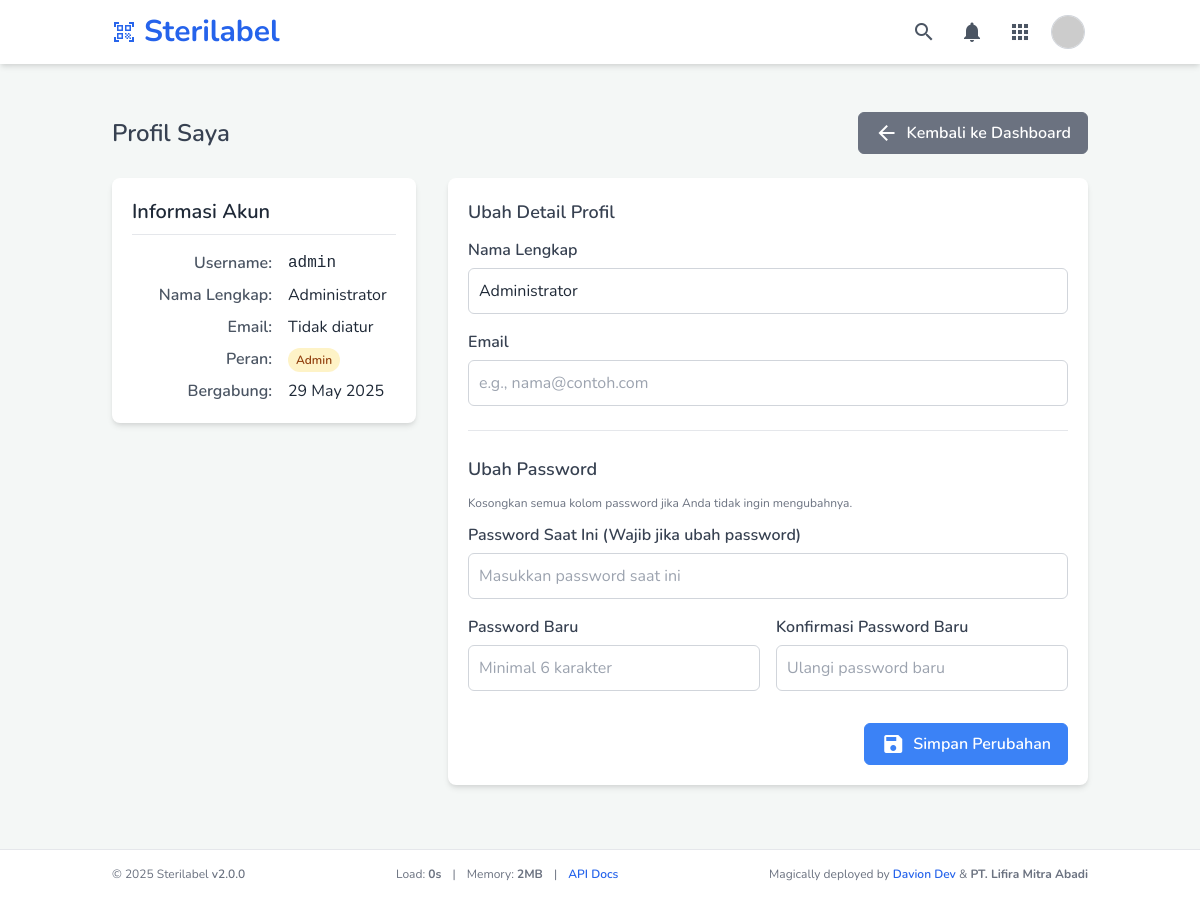
The app's page /profile.php (signed in) with its own data.
### tables this page shows
CREATE TABLE `users` (
  `user_id` int(11) NOT NULL,
  `username` varchar(50) NOT NULL,
  `email` varchar(100) DEFAULT NULL,
  `password_hash` varchar(255) NOT NULL,
  `full_name` varchar(100) DEFAULT NULL,
  `role` enum('admin','staff','supervisor') NOT NULL DEFAULT 'staff',
  `created_at` timestamp NULL DEFAULT current_timestamp()
);

### profile.php (the view, shortened to what this page needs)
<?php
require_once 'header.php';
$currentUserId = $_SESSION['user_id'] ?? null;
$currentUserData = null;
$pageErrorMessage = '';
$conn = connectToDatabase();
if ($conn) {
    $sql = "SELECT user_id, username, full_name, email, role, created_at FROM users WHERE user_id = ?";
    if ($stmt = $conn->prepare($sql)) {
        $stmt->bind_param("i", $currentUserId);
        $stmt->execute();
        $result = $stmt->get_result();
        if ($result && $result->num_rows === 1) {
            $currentUserData = $result->fetch_assoc();
        } else {
            $pageErrorMessage = "Gagal memuat data profil pengguna.";
        }
    } else {
        $pageErrorMessage = "Gagal mempersiapkan statement pengambilan data profil: " . $conn->error;
    }
} else {
    $pageErrorMessage = "Koneksi database gagal.";
}
$formData = $_SESSION['form_data_profile'] ?? $currentUserData ?? [];
?>
<main class="container mx-auto px-4 sm:px-6 py-8">
    <div class="flex justify-between items-center mb-6">
        <h2 class="text-2xl font-semibold text-gray-700">Profil Saya</h2>
        <a href="index.php" class="btn btn-secondary">
            <span class="material-icons mr-2">arrow_back</span>Kembali ke Dashboard
        </a>
    </div>
    <?php if (!empty($pageErrorMessage)): ?>
         <div class="alert alert-danger" role="alert">
            <span class="material-icons">error_outline</span>
            <span><?php echo htmlspecialchars($pageErrorMessage); ?></span>
        </div>
    <?php elseif (!empty($formData)): ?>
        <div class="grid grid-cols-1 lg:grid-cols-3 gap-8">
            <div class="lg:col-span-1">
                <div class="card">
                    <h3 class="text-xl font-semibold text-gray-800 mb-4 pb-2 border-b">Informasi Akun</h3>
                    <dl class="detail-grid">
                        <dt>Username:</dt>
                        <dd class="font-mono"><?php echo htmlspecialchars($formData['username'] ?? 'N/A'); ?></dd>
                        <dt>Nama Lengkap:</dt>
                        <dd><?php echo htmlspecialchars($formData['full_name'] ?? 'N/A'); ?></dd>
                        <dt>Email:</dt>
                        <dd><?php echo htmlspecialchars($formData['email'] ?? 'Tidak diatur'); ?></dd>
                        <dt>Peran:</dt>
                        <dd><span class="role-badge role-<?php echo htmlspecialchars($formData['role'] ?? 'staff'); ?>"><?php echo htmlspecialchars($formData['role'] ?? 'N/A'); ?></span></dd>
                        <dt>Bergabung:</dt>
                        <dd><?php echo isset($formData['created_at']) ? (new DateTime($formData['created_at']))->format('d F Y') : 'N/A'; ?></dd>
                    </dl>
                </div>
            </div>
            <div class="lg:col-span-2">
                <div class="card">
                    <form id="updateProfileForm" action="php_scripts/profile_update.php" method="POST">
                        <section class="mb-6">
                            <h4 class="text-lg font-semibold text-gray-700 mb-3">Ubah Detail Profil</h4>
                            <div class="space-y-4">
                                <div>
                                    <label for="fullNameProfile" class="form-label">Nama Lengkap</label>
                                    <input type="text" id="fullNameProfile" name="full_name" class="form-input" required value="<?php echo htmlspecialchars($formData['full_name'] ?? ''); ?>">
                                </div>
                                <div>
                                    <label for="emailProfile" class="form-label">Email</label>
                                    <input type="email" id="emailProfile" name="email" class="form-input" placeholder="e.g., nama@contoh.com" value="<?php echo htmlspecialchars($formData['email'] ?? ''); ?>">
                                </div>
                            </div>
                        </section>
                        <hr class="my-6">
                        <section>
                            <h4 class="text-lg font-semibold text-gray-700 mb-3">Ubah Password</h4>
                            <p class="text-xs text-gray-500 mb-3">Kosongkan semua kolom password jika Anda tidak ingin mengubahnya.</p>
                            <div class="space-y-4">
                                <div>
                                    <label for="currentPassword" class="form-label">Password Saat Ini (Wajib jika ubah password)</label>
                                    <input type="password" id="currentPassword" name="current_password" class="form-input" placeholder="Masukkan password saat ini">
                                </div>
                                <div class="grid grid-cols-1 md:grid-cols-2 gap-4">
                                    <div>
                                        <label for="newPassword" class="form-label">Password Baru</label>
                                        <input type="password" id="newPassword" name="new_password" class="form-input" placeholder="Minimal 6 karakter">
                                    </div>
                                    <div>
                                        <label for="confirmNewPassword" class="form-label">Konfirmasi Password Baru</label>
                                        <input type="password" id="confirmNewPassword" name="confirm_new_password" class="form-input" placeholder="Ulangi password baru">
                                    </div>
                                </div>
                            </div>
                        </section>
                        <div class="mt-8 text-right">
                            <button type="submit" class="btn btn-primary">
                                <span class="material-icons mr-2">save</span>Simpan Perubahan
                            </button>
                        </div>
                    </form>
                </div>
            </div>
        </div>
    <?php endif; ?>
</main>
<?php
require_once 'footer.php';
?>

### assets/css/style.css (style rules this page uses)
body { font-family: 'Nunito', sans-serif; background-color: #f4f7f6; }
.material-icons { vertical-align: middle; }
.card { background-color: white; border-radius: 8px; box-shadow: 0 4px 6px -1px rgba(0,0,0,0.1), 0 2px 4px -1px rgba(0,0,0,0.06); padding: 20px; transition: all 0.3s ease-in-out; }
.form-input, .form-select { width: 100%; padding: 10px; border: 1px solid #d1d5db; border-radius: 6px; transition: border-color 0.2s ease, box-shadow 0.2s ease; background-color: white; }
.form-label { display: block; margin-bottom: 6px; font-weight: 600; color: #374151; }
.btn { padding: 8px 16px; border-radius: 6px; font-weight: 600; transition: all 0.2s ease; display: inline-flex; align-items: center; justify-content: center; cursor: pointer; text-decoration: none; border: 1px solid transparent; }
.btn-primary { background-color: #3b82f6; color: white; border-color: #3b82f6; }
.btn-secondary { background-color: #6b7280; color: white; border-color: #6b7280; }
.detail-grid { display: grid; grid-template-columns: 140px 1fr; gap: 0.5rem 1rem; align-items: start; }
.detail-grid dt { font-weight: 600; color: #4b5563; text-align: right; }
.detail-grid dd { color: #1f2937; word-break: break-word; }
.role-badge { padding: 4px 8px; border-radius: 12px; font-size: 0.75rem; font-weight: 600; text-transform: capitalize; }
.role-admin { background-color: #fef3c7; color: #92400e; }

### records on screen
users: username "admin", full_name "Administrator", email "Tidak diatur", role "Admin", created_at "29 May 2025"

### other values on screen
$appInstanceName "Sterilabel"
$appInstanceNameForFooter "Sterilabel"
APP_VERSION "2.0.0"
$memory_usage "2"
